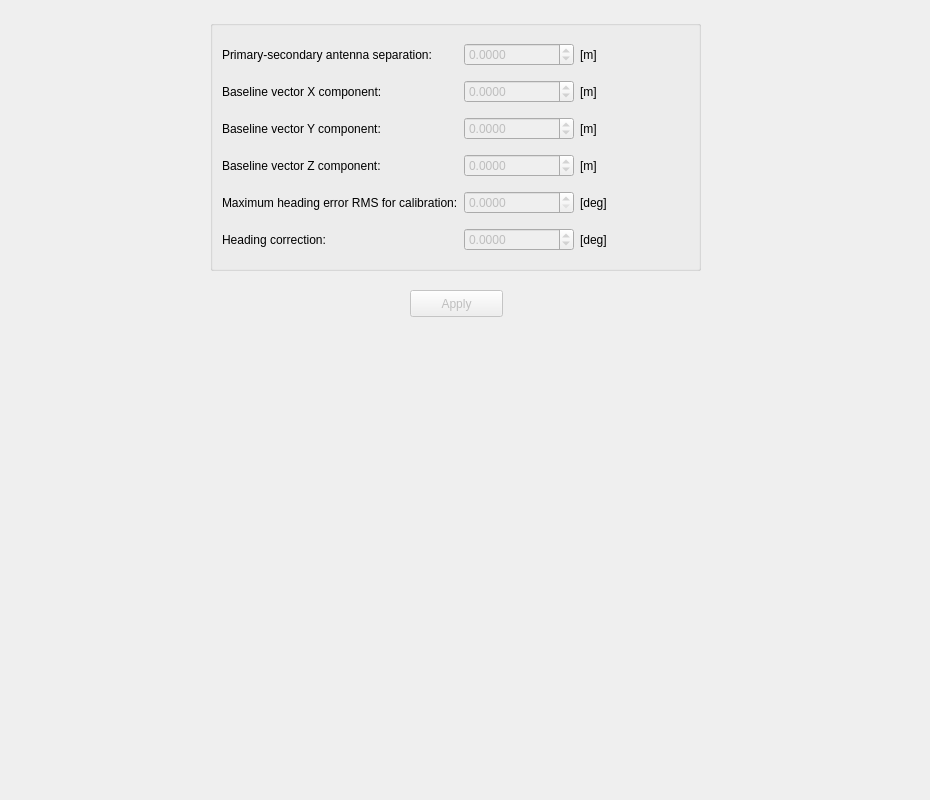
<?xml version="1.0" encoding="UTF-8"?>
<ui version="4.0">
 <class>GAMSInstallParamsTab</class>
 <widget class="QWidget" name="GAMSInstallParamsTab">
  <property name="geometry">
   <rect>
    <x>0</x>
    <y>0</y>
    <width>930</width>
    <height>800</height>
   </rect>
  </property>
  <property name="windowTitle">
   <string>Form</string>
  </property>
  <widget class="QGroupBox" name="groupBox_6">
   <property name="geometry">
    <rect>
     <x>210</x>
     <y>20</y>
     <width>491</width>
     <height>251</height>
    </rect>
   </property>
   <property name="title">
    <string/>
   </property>
   <layout class="QGridLayout" name="gridLayout">
    <item row="5" column="0">
     <widget class="QLabel" name="label_7">
      <property name="text">
       <string>Heading correction:</string>
      </property>
     </widget>
    </item>
    <item row="5" column="1">
     <widget class="QDoubleSpinBox" name="headCorrSpinBox">
      <property name="enabled">
       <bool>false</bool>
      </property>
      <property name="decimals">
       <number>4</number>
      </property>
      <property name="minimum">
       <double>-1000000.000000000000000</double>
      </property>
      <property name="maximum">
       <double>1000000.000000000000000</double>
      </property>
      <property name="singleStep">
       <double>0.100000000000000</double>
      </property>
     </widget>
    </item>
    <item row="4" column="0">
     <widget class="QLabel" name="label_8">
      <property name="text">
       <string>Maximum heading error RMS for calibration:</string>
      </property>
     </widget>
    </item>
    <item row="4" column="1">
     <widget class="QDoubleSpinBox" name="maxHeadSpinBox">
      <property name="enabled">
       <bool>false</bool>
      </property>
      <property name="decimals">
       <number>4</number>
      </property>
      <property name="maximum">
       <double>1000000.000000000000000</double>
      </property>
      <property name="singleStep">
       <double>0.100000000000000</double>
      </property>
     </widget>
    </item>
    <item row="3" column="0">
     <widget class="QLabel" name="label_9">
      <property name="text">
       <string>Baseline vector Z component:</string>
      </property>
     </widget>
    </item>
    <item row="3" column="1">
     <widget class="QDoubleSpinBox" name="baseZSpinBox">
      <property name="enabled">
       <bool>false</bool>
      </property>
      <property name="decimals">
       <number>4</number>
      </property>
      <property name="minimum">
       <double>-1000000.000000000000000</double>
      </property>
      <property name="maximum">
       <double>1000000.000000000000000</double>
      </property>
      <property name="singleStep">
       <double>0.100000000000000</double>
      </property>
     </widget>
    </item>
    <item row="2" column="0">
     <widget class="QLabel" name="label_10">
      <property name="text">
       <string>Baseline vector Y component:</string>
      </property>
     </widget>
    </item>
    <item row="2" column="1">
     <widget class="QDoubleSpinBox" name="baseYSpinBox">
      <property name="enabled">
       <bool>false</bool>
      </property>
      <property name="decimals">
       <number>4</number>
      </property>
      <property name="minimum">
       <double>-1000000.000000000000000</double>
      </property>
      <property name="maximum">
       <double>1000000.000000000000000</double>
      </property>
      <property name="singleStep">
       <double>0.100000000000000</double>
      </property>
     </widget>
    </item>
    <item row="1" column="0">
     <widget class="QLabel" name="label_11">
      <property name="text">
       <string>Baseline vector X component:</string>
      </property>
     </widget>
    </item>
    <item row="1" column="1">
     <widget class="QDoubleSpinBox" name="baseXSpinBox">
      <property name="enabled">
       <bool>false</bool>
      </property>
      <property name="decimals">
       <number>4</number>
      </property>
      <property name="minimum">
       <double>-1000000.000000000000000</double>
      </property>
      <property name="maximum">
       <double>1000000.000000000000000</double>
      </property>
      <property name="singleStep">
       <double>0.100000000000000</double>
      </property>
     </widget>
    </item>
    <item row="0" column="0">
     <widget class="QLabel" name="label_12">
      <property name="text">
       <string>Primary-secondary antenna separation:</string>
      </property>
     </widget>
    </item>
    <item row="0" column="1">
     <widget class="QDoubleSpinBox" name="antennaSpinBox">
      <property name="enabled">
       <bool>false</bool>
      </property>
      <property name="buttonSymbols">
       <enum>QAbstractSpinBox::UpDownArrows</enum>
      </property>
      <property name="decimals">
       <number>4</number>
      </property>
      <property name="minimum">
       <double>-1000000.000000000000000</double>
      </property>
      <property name="maximum">
       <double>1000000.000000000000000</double>
      </property>
      <property name="singleStep">
       <double>0.100000000000000</double>
      </property>
     </widget>
    </item>
    <item row="1" column="2">
     <widget class="QLabel" name="label_14">
      <property name="text">
       <string>[m]</string>
      </property>
     </widget>
    </item>
    <item row="2" column="2">
     <widget class="QLabel" name="label_15">
      <property name="text">
       <string>[m]</string>
      </property>
     </widget>
    </item>
    <item row="0" column="2">
     <widget class="QLabel" name="label_13">
      <property name="text">
       <string>[m]</string>
      </property>
     </widget>
    </item>
    <item row="3" column="2">
     <widget class="QLabel" name="label_16">
      <property name="text">
       <string>[m]</string>
      </property>
     </widget>
    </item>
    <item row="4" column="2">
     <widget class="QLabel" name="label_17">
      <property name="text">
       <string>[deg]</string>
      </property>
     </widget>
    </item>
    <item row="5" column="2">
     <widget class="QLabel" name="label_18">
      <property name="text">
       <string>[deg]</string>
      </property>
     </widget>
    </item>
   </layout>
  </widget>
  <widget class="QPushButton" name="applyButton">
   <property name="enabled">
    <bool>false</bool>
   </property>
   <property name="geometry">
    <rect>
     <x>410</x>
     <y>290</y>
     <width>93</width>
     <height>27</height>
    </rect>
   </property>
   <property name="text">
    <string>Apply</string>
   </property>
  </widget>
 </widget>
 <resources/>
 <connections>
  <connection>
   <sender>applyButton</sender>
   <signal>pressed()</signal>
   <receiver>GAMSInstallParamsTab</receiver>
   <slot>applyPressed()</slot>
   <hints>
    <hint type="sourcelabel">
     <x>446</x>
     <y>613</y>
    </hint>
    <hint type="destinationlabel">
     <x>464</x>
     <y>399</y>
    </hint>
   </hints>
  </connection>
 </connections>
 <slots>
  <slot>applyPressed()</slot>
 </slots>
</ui>
